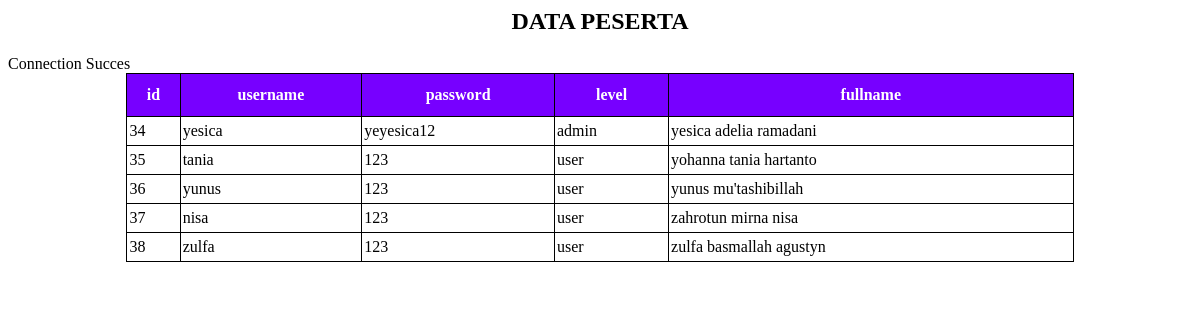
The page / on the database its author committed.
### tables this page shows
CREATE TABLE `tabel_users` (
  `id` int(50) NOT NULL,
  `username` varchar(50) NOT NULL,
  `password` varchar(50) NOT NULL,
  `level` varchar(50) NOT NULL,
  `fullname` varchar(50) NOT NULL
);

### index.php (the view, shortened to what this page needs)
<html>
<head>
  <link rel="stylesheet" type="text/css" href="style.css">
</head>
<body>
  <div class="container">
  	<h2><center>DATA PESERTA</center></h2>
  	<table class="tabel" align="center">
  <tr>
  	<th>id</th>
  	<th>username</th>
  	<th>password</th>
  	<th>level</th>
  	<th>fullname</th>
  </tr>
  </div>
  <?php
  include('koneksi.php');
  $sql_tampil ="SELECT * FROM tabel_users";
  $peserta=mysqli_query($conn,$sql_tampil);
  while($baris_data=mysqli_fetch_array($peserta,MYSQLI_ASSOC)){
  	echo'
  	</tr>
  		<td>'.$baris_data['id'].'</td>
  		<td>'.$baris_data['username'].'</td>
  		<td>'.$baris_data['password'].'</td>
  		<td>'.$baris_data['level'].'</td>
  		<td>'.$baris_data['fullname'].'</td>
  	</tr>';
  }
  ?>
</body>
</html>

### style.css (style rules this page uses)
table { border-collapse: collapse; width: 80%; }
table th { border: 1px solid #000; padding: 2px; padding-top: 12px; padding-bottom: 12px; text-align: left; background-color: rgb(119, 0, 255); color: white; text-align: center; }
table td { border: 1px solid #000; padding: 2px; padding-top: 5px; padding-bottom: 5px; text-align: left; color: black; }

### rows shown on the page
tabel_users: id "34", username "yesica", password "yeyesica12", level "admin", fullname "yesica adelia ramadani"
tabel_users: id "35", username "tania", password "123", level "user", fullname "yohanna tania hartanto"
tabel_users: id "36", username "yunus", password "123", level "user", fullname "yunus mu'tashibillah"
tabel_users: id "37", username "nisa", password "123", level "user", fullname "zahrotun mirna nisa"
tabel_users: id "38", username "zulfa", password "123", level "user", fullname "zulfa basmallah agustyn"
